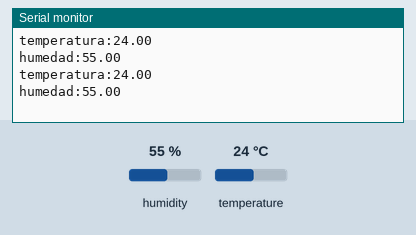
The sketch below on a simulated Arduino Uno, built with avr-gcc and run on an emulated ATmega328P. On the bench: the last lines printed to the serial monitor. Inputs (shaded band) come from the test bench; at power-on: humidity 55 %, temperature 24 °C.

Above: at 2.8 s.
2.9 s: humidity set to 22 %
At 5.2 s:
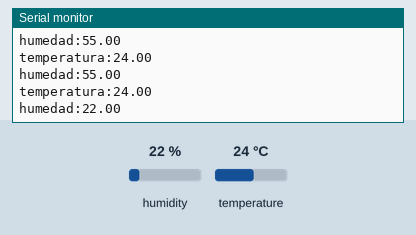
5.6 s: temperature set to 12 °C
At 7.0 s:
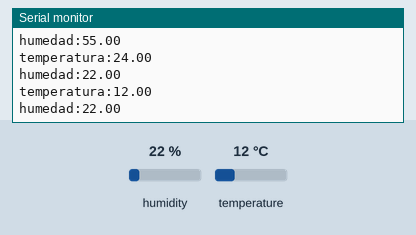
8.3 s: humidity set to 40 %
At 10.5 s:
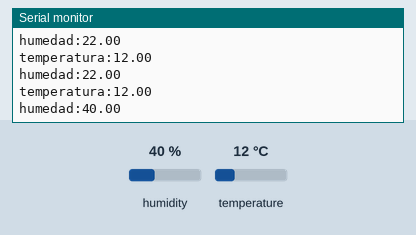
Timing chart, 0 to 12.0 s (numbered marks = the images above; inputs shaded):
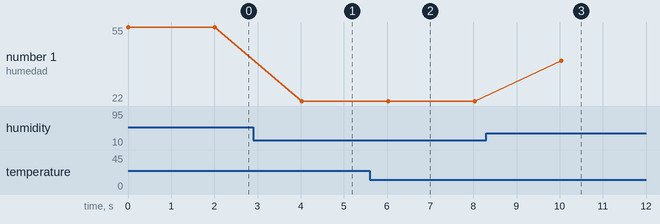

Measured:
- after the input at 2.9 s, the serial monitor: prints a new line after 1.1 s (image 1)
- after the input at 5.6 s, the serial monitor: prints a new line after 0.42 s (image 2)
- after the input at 8.3 s, the serial monitor: prints a new line after 1.7 s (image 3)
- plotted number 1: 55 → 22 after the input at 2.9 s, 22 → 40 after the input at 8.3 s

The sketch:

nodoA_dht22.ino
```cpp
#include <DHT.h>

#define DHTPIN 4       // Pin donde está el DHT22
#define DHTTYPE DHT22

DHT dht(DHTPIN, DHTTYPE);

void setup() {
  Serial.begin(115200);
  dht.begin();
}

void loop() {
  float temp = dht.readTemperature();
  float hum = dht.readHumidity();

  if (!isnan(temp)) {
    Serial.print("temperatura:");
    Serial.println(temp);
  }

  if (!isnan(hum)) {
    Serial.print("humedad:");
    Serial.println(hum);
  }

  delay(2000); // lee cada 2 segundos
}
```
